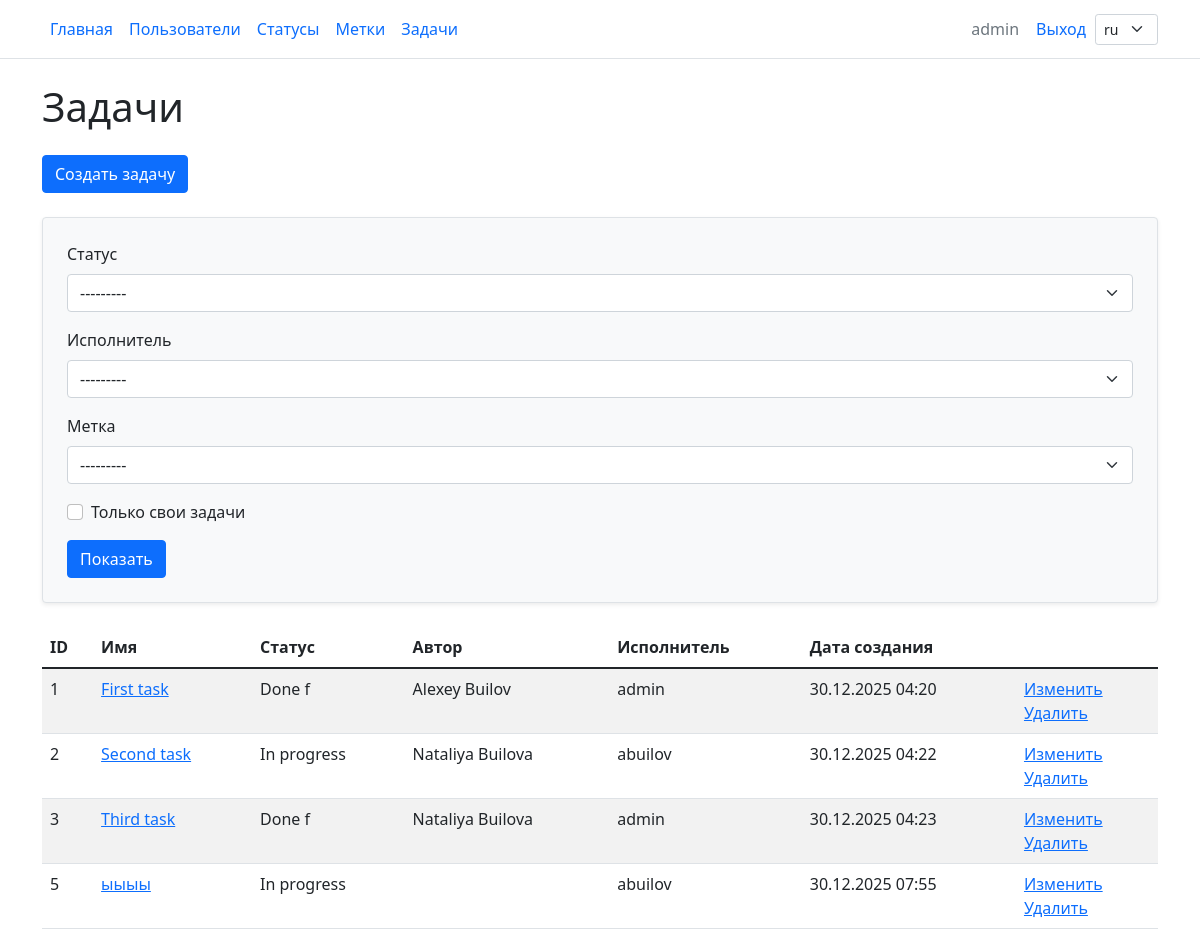
Page /tasks/ (signed in) on the committed database.
### task_manager/tasks/models.py (models this page shows, shortened)
class Task(models.Model):
    title = models.CharField(max_length=100, unique=True)
    description = models.TextField()
    created_at = models.DateTimeField(auto_now_add=True)
    author = models.ForeignKey(
        User,
        on_delete=models.PROTECT,
        related_name='created_tasks',
    )
    current_state = models.ForeignKey(
        TaskState,
        on_delete=models.PROTECT,
        related_name='tasks'
    )
    labels = models.ManyToManyField(
        Label,
        related_name='tasks',
        blank=True,
    )

### task_manager/statuses/models.py (models this page shows)
class TaskState(models.Model):
    name = models.CharField(max_length=100, unique=True)
    created_at = models.DateTimeField(auto_now_add=True)
    def __str__(self):
        return self.name

### task_manager/tasks/views.py (the view)
# urls.py: path('', TasksListView.as_view(), name='index'),
class TasksListView(ListView):
    model = Task
    template_name = 'tasks/index.html'
    context_object_name = 'tasks'
    def get_queryset(self):
        executor_sq = TaskMembership.objects.filter(
            task=OuterRef('pk'), role='executor'
        ).values('user__username')[:1]
        qs = Task.objects.select_related('author', 'current_state').annotate(
            executor=Subquery(executor_sq)
        )
        self.filterset = TaskFilter(
            self.request.GET,
            queryset=qs,
            request=self.request
        )
        return self.filterset.qs
    def get_context_data(self, **kwargs):
        context = super().get_context_data(**kwargs)
        context['filter'] = self.filterset
        return context

### task_manager/labels/models.py (called while the page is built)
    def __str__(self):
        return self.name

### task_manager/tasks/filter.py (called while the page is built)
    def filter_user_tasks(self, queryset, name, value):
        if value in [True, 'on', '1', 'true']:
            user = getattr(self, 'request', None)
            if user:
                user = getattr(user, 'user', None)
            if user:
                return queryset.filter(author=user)
        return queryset

### task_manager/templates/tasks/index.html (shortened to what this page needs)
{% extends 'layout.html' %}
{% load i18n %}
{% block content %}
<div class="container wrapper flex-grow-1">
    <h1 class="my-4">{% translate "Tasks" %}</h1>
    <a href="{% url 'tasks:create' %}" class="btn btn-primary mb-4">{% translate "Create task" %}</a>
    <form method="get" class="p-4 bg-light rounded border shadow-sm mb-4">
        <div class="mb-3">
            <label for="id_status" class="form-label">{% trans "Status" %}</label>
            {{ filter.form.status }}
        </div>
        <div class="mb-3">
            <label for="id_executor" class="form-label">{% trans "Executor" %}</label>
            {{ filter.form.executor }}
        </div>
        <div class="mb-3">
            <label for="id_labels" class="form-label">{% trans "Label" %}</label>
            {{ filter.form.labels }}
        </div>
        <div class="form-check mb-3">
            {{ filter.form.user_tasks }}
            <label class="form-check-label" for="{{ filter.form.user_tasks.id_for_label }}">
                {% trans "Only your tasks" %}
            </label>
        </div>
        <button type="submit" class="btn btn-primary">{% translate "Show" %}</button>
    </form>
    {% if tasks %}
    <table class="table table-striped">
        <thead>
        <tr>
            <th>ID</th>
            <th>{% trans "Name" %}</th>
            <th>{% trans "Status" %}</th>
            <th>{% trans "Author" %}</th>
            <th>{% trans "Executor" %}</th>
            <th>{% trans "Create date" %}</th>
            <th></th>
        </tr>
        </thead>
        <tbody>
        {% for task in tasks %}
        <tr>
            <td>{{ task.id }}</td>
            <td><a href="{% url 'tasks:show' task.pk %}">{{ task.title }}</a></td>
            <td>{{ task.current_state }}</td>
            <td>{{ task.author.first_name }} {{ task.author.last_name }}</td>
            <td>{{ task.executor }}</td>
            <td>{{ task.created_at|date:"d.m.Y H:i" }}</td>
            <td>
                <a href="{% url 'tasks:update' task.pk %}">{% trans "Edit" %}</a><br>
                <a href="{% url 'tasks:delete' task.pk %}">{% trans "Remove" %}</a>
            </td>
        </tr>
        {% endfor %}
        </tbody>
    </table>
    {% endif %}
    {% endblock %}

### task_manager/templates/layout.html (shortened to what this page needs)
<!DOCTYPE html>
{% load i18n %}
{% get_current_language as LANGUAGE_CODE %}
<html lang="{{ LANGUAGE_CODE }}">
<head>
    {% load static %}
    <link href="{% static 'css/bootstrap.min.css' %}" rel="stylesheet">
</head>
<body>
<main>
    <nav class="py-2 bg-body-tertiary border-bottom">
        <div class="container d-flex flex-wrap align-items-center">
            <ul class="nav me-auto">
                <li class="nav-item"><a href="/" class="nav-link px-2 active">{% trans "Home" %}</a></li>
                <li class="nav-item">
                    <a href="{% url 'users:index' %}" class="nav-link px-2">{% trans "Users" %}</a>
                </li>
                {% if user.is_authenticated %}
                <li class="nav-item">
                    <a href="{% url 'statuses:index' %}" class="nav-link px-2">{% trans "Statuses" %}</a>
                </li>
                <li class="nav-item">
                    <a href="{% url 'labels:index' %}" class="nav-link px-2">{% trans "Labels" %}</a>
                </li>
                <li class="nav-item">
                    <a href="{% url 'tasks:index' %}" class="nav-link px-2">{% trans "Tasks" %}</a>
                </li>
                {% endif %}
            </ul>
            <ul class="nav align-items-center">
                {% if user.is_authenticated %}
                <li class="nav-item">
                    <span class="nav-link px-2 text-muted">
                        {{ user.username }}
                    </span>
                </li>
                <li class="nav-item">
                    <form method="post" action="{% url 'logout' %}" class="d-inline">
                        <button type="submit" class="nav-link btn btn-link px-2">
                            {% trans "Logout" %}
                        </button>
                    </form>
                </li>
                {% endif %}
                <li class="nav-item dropdown">
                    <form action="{% url 'set_language' %}" method="post" class="m-0">
                        <select name="language" class="form-select form-select-sm dropdown-toggle"
                                onchange="this.form.submit()" style="display:inline-block; width:auto;">
                            {% get_available_languages as LANGUAGES %}
                            {% for lang_code, _ in LANGUAGES %}
                                <option value="{{ lang_code }}" {% if lang_code == LANGUAGE_CODE %}selected{% endif %}>
                                    {{ lang_code }}
                                </option>
                            {% endfor %}
                        </select>
                    </form>
                </li>
            </ul>
        </div>
    </nav>
    {% block content %}
    {% endblock %}
</main>
</body>
</html>

### rows in the picture
Task: id "1", title "First task", current_state "Done f", author.first_name "Alexey", author.last_name "Builov", executor "admin", created_at "30.12.2025 04:20"
Task: id "2", title "Second task", current_state "In progress", author.first_name "Nataliya", author.last_name "Builova", executor "abuilov", created_at "30.12.2025 04:22"
Task: id "3", title "Third task", current_state "Done f", author.first_name "Nataliya", author.last_name "Builova", executor "admin", created_at "30.12.2025 04:23"
Task: id "5", title "ыыыы", current_state "In progress", executor "abuilov", created_at "30.12.2025 07:55"

### other values in the picture
{{ user.username }} "admin"
form field language "ru"
